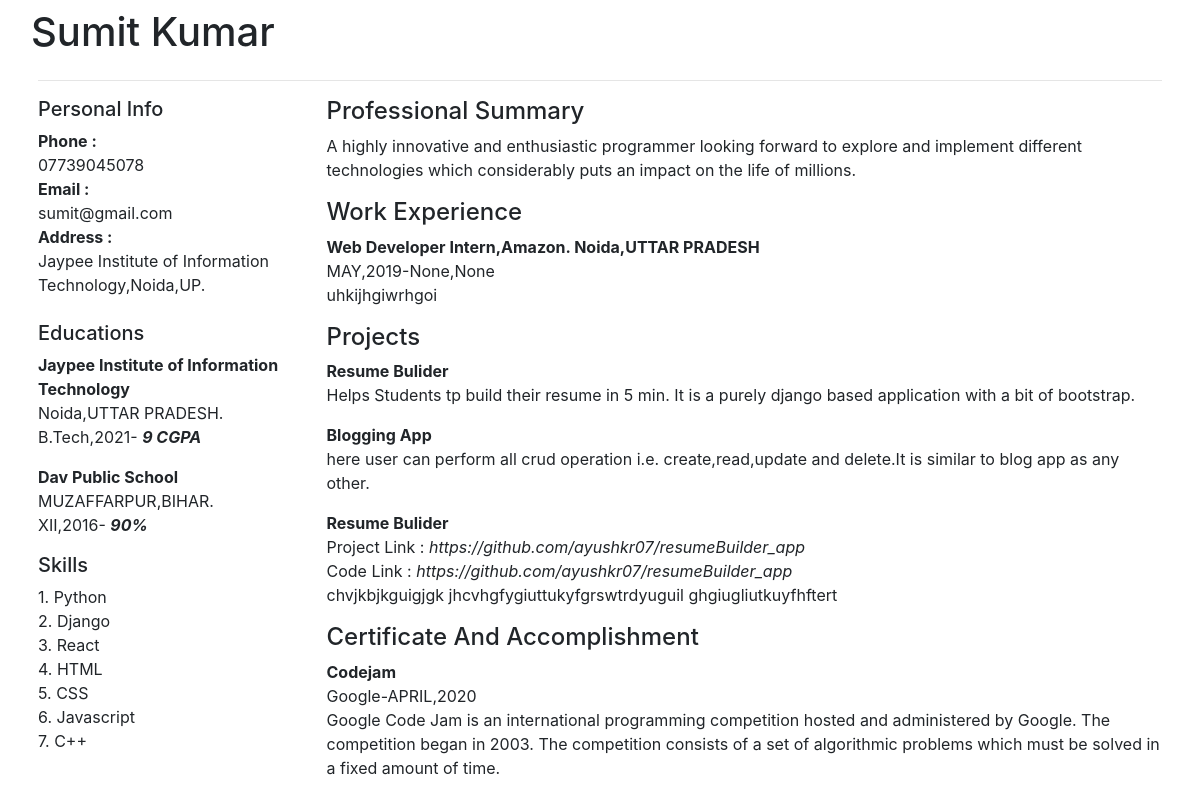
Page /cv/ (signed in) on the committed database.
### resume_app/models.py (models this page shows, shortened)
class Personal(models.Model):
    user = models.OneToOneField('auth.User', on_delete=models.CASCADE,related_name='personals')
    name = models.CharField(max_length=100)
    phone = models.CharField(max_length=15)
    email = models.EmailField()
    address = models.CharField(max_length=200)
    intro = models.TextField()

class Education(models.Model):
    user = models.ForeignKey('auth.User', on_delete=models.CASCADE, related_name='educations')
    institution_name = models.CharField(max_length=100)
    city = models.CharField(max_length=50)
    state = models.CharField(max_length=50)
    degree = models.CharField(max_length=30)
    stream = models.CharField(max_length=70,blank=True,null=True)
    percentage_or_cg = models.CharField(max_length=10,blank=True,null=True)
    graduation_year=models.CharField(max_length=8)

class Skill(models.Model):
    user = models.ForeignKey('auth.User', on_delete=models.CASCADE, related_name='skills')
    skill_name = models.CharField(max_length=50)
    skill_rating = models.CharField(max_length=20, choices=STAR_CHOICES, default='3')

class Employment(models.Model):
    user = models.ForeignKey('auth.User', on_delete=models.CASCADE, related_name='employments')
    employer = models.CharField(max_length=150)
    job_title = models.CharField(max_length=150)
    description = models.TextField(blank=True,null=True)
    city = models.CharField(max_length=50)
    state = models.CharField(max_length=50)
    start_month = models.CharField(max_length=6, choices=MONTHS_CHOICES, default='MAY')
    start_year = models.CharField(max_length=6, choices=YEAR_CHOICES, default='2019')
    presently_working = models.BooleanField()
    end_month = models.CharField(max_length=6, choices=MONTHS_CHOICES, blank=True,null=True)
    end_year = models.CharField(max_length=6, choices=YEAR_CHOICES, blank=True,null=True)

class Project(models.Model):
    user = models.ForeignKey('auth.User', on_delete=models.CASCADE, related_name='projects')
    project_title = models.CharField(max_length=100)
    project_link = models.URLField(max_length=200,null=True,blank=True)
    project_code_link = models.URLField(max_length=200,null=True,blank=True)
    description = models.TextField()

class Certificate(models.Model):
    user = models.ForeignKey('auth.User', on_delete=models.CASCADE, related_name='certificates')
    certificate_title = models.CharField(max_length=100,null=True,blank=True)
    organization = models.CharField(max_length=100)
    month = models.CharField(max_length=6, choices=MONTHS_CHOICES, default='MAY')
    year = models.CharField(max_length=6, choices=YEAR_CHOICES, default='2019')
    description = models.TextField()

### resume_app/views.py (the view)
# urls.py: path('cv/',views.cv,name='cv'),
def cv(request):
    user = request.user
    educations = Education.objects.filter(user=user).order_by('-graduation_year')
    employments = Employment.objects.filter(user=user).order_by('-start_year')
    certificates = Certificate.objects.filter(user=user).order_by('-year')
    return render(request,'resume_app/cv1.html',{'user':user,'educations':educations,'employments':employments,'certificates':certificates})

### resume_app/templates/resume_app/cv1.html (shortened to what this page needs)
<!doctype html>
<html lang="en">
<head>
    <link rel="stylesheet" href="https://stackpath.bootstrapcdn.com/bootstrap/4.5.0/css/bootstrap.min.css"
>
</head>
<body>
<div class="container p-2 b-3">
    <div class="row pl-2">
        <h1>{{user.personals.name}}</h1>
    </div>
    <hr>
    <div class="row">
        <div class="col-lg-3">
            <h5>Personal Info</h5>
            <b>Phone :</b><br>
            {{user.personals.phone}}<br>
            <b>Email :</b><br>
            {{user.personals.email}}<br>
            <b>Address :</b><br>
            {{user.personals.address}}<br>
            <br>
            <h5>Educations</h5>
            {% for p in educations %}
            <p>
                <b>{{p.institution_name}}</b><br>
                {{p.city}},{{p.state}}.<br>
                {{p.degree}},{% if p.stream %}{{p.stream}},{% endif %}{{p.graduation_year}}- <b><i>{{p.percentage_or_cg}}</i></b><br>
            </p>
            {% endfor %}
            <h5>Skills</h5>
            {% for i in user.skills.all %}
                {{forloop.counter}}. {{i.skill_name}}<br>
            {% endfor %}
        </div>
        <div class="col-lg-9">
            <h4>Professional Summary</h4>
            <p>{{user.personals.intro}}</p>
            {% if employments %}
            <h4>Work Experience</h4>
            {% for p in user.employments.all %}
            <p>
                <b>{{p.job_title}},{{p.employer}}. {{p.city}},{{p.state}}</b><br>
                {{p.start_month}},{{p.start_year}}-{% if p.presently_working%}Present{% else %}{{p.end_month}},{{p.end_year}}{% endif %}<br>
                {{p.description}}
            </p>
            {% endfor %}
            {% endif %}
            <h4>Projects</h4>
            {% for p in user.projects.all %}
            <p>
                <b>{{p.project_title}}</b><br>
                {% if p.project_link %}Project Link : <i>{{p.project_link}}</i><br>{% endif %}
                {% if p.project_code_link %}Code Link : <i>{{p.project_code_link}}</i><br>{% endif %}
                {{p.description}}
            </p>
            {% endfor %}
            <h4>Certificate And Accomplishment</h4>
            {% for p in user.certificates.all %}
            <p>
                <b>{{p.certificate_title}}</b><br>
                {{p.organization}}-{{p.month}},{{p.year}}<br>
                {{p.description}}
            </p>
            {% endfor %}
        </div>
    </div>
</div>
</body>
</html>

### rows in the picture
Education: institution_name "Jaypee Institute of Information Technology", city "Noida", state "UTTAR PRADESH", degree "B.Tech", graduation_year "2021", percentage_or_cg "9 CGPA"
Education: institution_name "Dav Public School", city "MUZAFFARPUR", state "BIHAR", degree "XII", graduation_year "2016", percentage_or_cg "90%"
Skill: skill_name "Python"
Skill: skill_name "Django"
Skill: skill_name "React"
Skill: skill_name "HTML"
Skill: skill_name "CSS"
Skill: skill_name "Javascript"
Skill: skill_name "C++"
Employment: job_title "Web Developer Intern", employer "Amazon", city "Noida", state "UTTAR PRADESH", start_month "MAY", start_year "2019", end_month "None", end_year "None", description "uhkijhgiwrhgoi"
Project: project_title "Resume Bulider", description "Helps Students tp build their resume in 5 min. It is a purely django based application with a bit of bootstrap."
Project: project_title "Blogging App", description "here user can perform all crud operation i.e. create,read,update and delete.It is similar to blog app as any other."
Project: project_title "Resume Bulider", project_link "https://github.com/ayushkr07/resumeBuilder_app", project_code_link "https://github.com/ayushkr07/resumeBuilder_app", description "chvjkbjkguigjgk jhcvhgfygiuttukyfgrswtrdyuguil ghgiugliutkuyfhftert"
Certificate: certificate_title "Codejam", organization "Google", month "APRIL", year "2020", description "Google Code Jam is an international programming competition hosted and administered by Google. The competition began in 2003. The competition consists of a set of algorithmic problems which must be solved in a fixed amount of time."

### other values in the picture
{{ user.personals.name }} "Sumit Kumar"
{{ user.personals.phone }} "07739045078"
{{ user.personals.email }} "sumit@gmail.com"
{{ user.personals.address }} "Jaypee Institute of Information Technology,Noida,UP."
{{ user.personals.intro }} "A highly innovative and enthusiastic programmer looking forward to explore and implement different technologies which considerably puts an impact on the life of millions."
